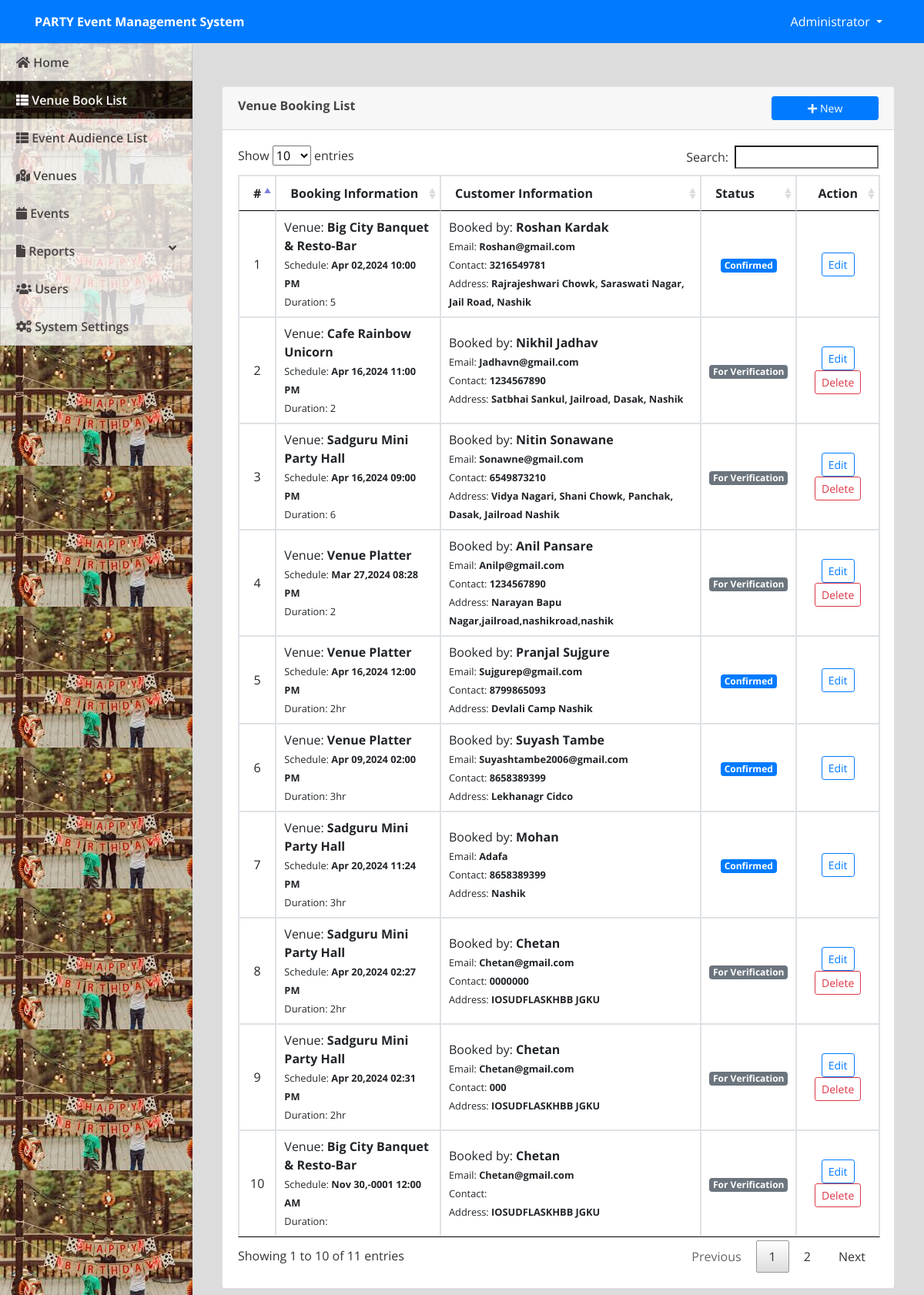
/admin/index.php?page=booking (signed in), run on the app's committed database.
### tables this page shows
CREATE TABLE `venue_booking` (
  `id` int(30) NOT NULL,
  `name` text NOT NULL,
  `address` text NOT NULL,
  `email` varchar(100) NOT NULL,
  `contact` varchar(100) NOT NULL,
  `venue_id` int(30) NOT NULL,
  `duration` varchar(100) NOT NULL,
  `datetime` datetime NOT NULL,
  `status` tinyint(1) NOT NULL DEFAULT '0' COMMENT '0-for verification,1=confirmed,2=canceled'
);

CREATE TABLE `venue` (
  `id` int(30) NOT NULL,
  `venue` text NOT NULL,
  `address` text NOT NULL,
  `description` text NOT NULL,
  `rate` float NOT NULL
);

### admin/booking.php (the view, shortened to what this page needs)
<?php include('db_connect.php');?>
<div class="container-fluid">
	<div class="col-lg-12">
		<div class="row">
			<div class="col-md-12">
				<div class="card">
					<div class="card-header">
						<b>Venue Booking List</b>
						<span class="">
							<button class="btn btn-primary btn-block btn-sm col-sm-2 float-right" type="button" id="new_book">
					<i class="fa fa-plus"></i> New</button>
				</span>
					</div>
					<div class="card-body">
						<table class="table table-bordered table-condensed table-hover">
							<thead>
								<tr>
									<th class="text-center">#</th>
									<th class="">Booking Information</th>
									<th class="">Customer Information</th>
									<th class="">Status</th>
									<th class="text-center">Action</th>
								</tr>
							</thead>
							<tbody>
								<?php
								$i = 1;
								$booking = $conn->query("SELECT b.*,v.venue from venue_booking b inner join venue v on v.id = b.venue_id");
								while($row=$booking->fetch_assoc()):
								?>
								<tr>
									<td class="text-center"><?php echo $i++ ?></td>
									<td class="">
										 <p>Venue: <b><?php echo ucwords($row['venue']) ?></b></p>
										 <p><small>Schedule: <b><?php echo date("M d,Y h:i A",strtotime($row['datetime'])) ?></b></small></p>
										 <p><small>Duration: <?php echo ucwords($row['duration']) ?></small></p>
									</td>
									<td class="">
										 <p>Booked by: <b><?php echo  ucwords($row['name']) ?></b></p>
										 <p><small>Email: <b><?php echo  ucwords($row['email']) ?></b></small></p>
										 <p><small>Contact: <b><?php echo  ucwords($row['contact']) ?></b></small></p>
										 <p><small>Address: <b><?php echo  ucwords($row['address']) ?></b></small></p>
									</td>
									<td class="text-center">
										 <?php if($row['status'] == 0): ?>
										 	<span class="badge badge-secondary">For Verification</span>
										 <?php elseif($row['status'] == 1): ?>
										 	<span class="badge badge-primary">Confirmed</span>
										<?php elseif($row['status'] == 2): ?>
										 	<span class="badge badge-danger">Cancelled</span>
										 <?php endif; ?>
									</td>
									<td class="text-center">
										<button class="btn btn-sm btn-outline-primary edit_book" type="button" data-id="<?php echo $row['id'] ?>" >Edit</button>
										<?php if(in_array($row['status'],array(0,2))): ?>
										<button class="btn btn-sm btn-outline-danger delete_book" type="button" data-id="<?php echo $row['id'] ?>">Delete</button>
										 <?php endif; ?>
									</td>
								</tr>
								<?php endwhile; ?>
							</tbody>
						</table>
					</div>
				</div>
			</div>
		</div>
	</div>
</div>

### admin/index.php (shortened to what this page needs)
<!DOCTYPE html>
<html lang="en">
<head>
<?php
 include('./header.php');
 ?>
</head>
<body>
	<?php include 'topbar.php' ?>
	<?php include 'navbar.php' ?>
  <main id="view-panel" >
      <?php $page = isset($_GET['page']) ? $_GET['page'] :'home'; ?>
  	<?php include $page.'.php' ?>
  </main>
</body>
</html>

### admin/header.php (shortened to what this page needs)
  <link rel="stylesheet" href="assets/font-awesome/css/all.min.css">
<link href="assets/vendor/bootstrap/css/bootstrap.min.css" rel="stylesheet">
<link href="assets/vendor/icofont/icofont.min.css" rel="stylesheet">
<link href="assets/vendor/boxicons/css/boxicons.min.css" rel="stylesheet">
<link href="assets/vendor/venobox/venobox.css" rel="stylesheet">
<link href="assets/vendor/animate.css/animate.min.css" rel="stylesheet">
<link href="assets/vendor/remixicon/remixicon.css" rel="stylesheet">
<link href="assets/vendor/owl.carousel/assets/owl.carousel.min.css" rel="stylesheet">
<link href="assets/vendor/bootstrap-datepicker/css/bootstrap-datepicker.min.css" rel="stylesheet">
<link href="assets/DataTables/datatables.min.css" rel="stylesheet">
<link href="assets/css/jquery.datetimepicker.min.css" rel="stylesheet">
<link href="assets/css/select2.min.css" rel="stylesheet">
<link href="assets/css/style.css" rel="stylesheet">
<link type="text/css" rel="stylesheet" href="assets/css/jquery-te-1.4.0.css">

### admin/topbar.php (shortened to what this page needs)
<nav class="navbar navbar-light fixed-top bg-primary" style="padding:0;min-height: 3.5rem">
  <div class="container-fluid mt-2 mb-2">
  	<div class="col-lg-12">
      <div class="col-md-4 float-left text-white">
        <large><b><?php echo isset($_SESSION['system']['name']) ? $_SESSION['system']['name'] : '' ?></b></large>
      </div>
	  	<div class="float-right">
        <div class=" dropdown mr-4">
            <a href="#" class="text-white dropdown-toggle"  id="account_settings" data-toggle="dropdown" aria-haspopup="true" aria-expanded="false"><?php echo $_SESSION['login_name'] ?> </a>
        </div>
      </div>
  </div>
</nav>

### admin/navbar.php (shortened to what this page needs)
<nav id="sidebar" class='mx-lt-5 bg-dark' >
		<div class="sidebar-list">
				<a href="index.php?page=home" class="nav-item nav-home"><span class='icon-field'><i class="fa fa-home"></i></span> Home</a>
				<a href="index.php?page=booking" class="nav-item nav-booking"><span class='icon-field'><i class="fa fa-th-list"></i></span> Venue Book List</a>
				<a href="index.php?page=audience" class="nav-item nav-audience"><span class='icon-field'><i class="fa fa-th-list"></i></span> Event Audience List</a>
				<a href="index.php?page=venue" class="nav-item nav-venue"><span class='icon-field'><i class="fa fa-map-marked-alt"></i></span> Venues</a>
				<a href="index.php?page=events" class="nav-item nav-events"><span class='icon-field'><i class="fa fa-calendar"></i></span> Events</a>
				<a  class="nav-item nav-reports" data-toggle="collapse" href="#reportCollpase" role="button" aria-expanded="false" aria-controls="reportCollpase"><span class='icon-field'><i class="fa fa-file"></i></span> Reports <i class="fa fa-angle-down float-right"></i></a>
				<?php if($_SESSION['login_type'] == 1): ?>
				<a href="index.php?page=users" class="nav-item nav-users"><span class='icon-field'><i class="fa fa-users"></i></span> Users</a>
				<a href="index.php?page=site_settings" class="nav-item nav-site_settings"><span class='icon-field'><i class="fa fa-cogs"></i></span> System Settings</a>
			<?php endif; ?>
		</div>
</nav>

### admin/assets/css/style.css (style rules this page uses)
body { font-family: "Open Sans", sans-serif; color: #444444; width: 100%; height: calc(100%); }
a { color: #1977cc; }
nav#sidebar { height: calc(100%); position: fixed; z-index: 99; left: 0; width: 250px; background: url(../uploads/art-cover.jpg); background-repeat: no-repeat; background-size: cover; }
a.nav-item { position: relative; display: block; padding: .75rem 1.25rem; margin-bottom: -1px; border: 1px solid rgba(0,0,0,.125); background-color: #ffffffc4; color: #484343; font-weight: 600; }
a.nav-item:hover, .nav-item.active { background-color: #000000ad; color: #fffafa; }
main#view-panel { margin-left: 250px; width:calc(100% - 250px); margin-top: 3.5rem; padding: .5em }

### admin/index.php (style rules this page uses)
body { background: #80808045; }

### admin/booking.php (style rules this page uses)
td { vertical-align: middle !important; }
td p { margin: unset }

### data on the page
venue_booking: venue.venue "Big City Banquet & Resto-Bar", datetime "Apr 02,2024 10:00 PM", duration "5", name "Roshan Kardak", email "Roshan@gmail.com", contact "3216549781", address "Rajrajeshwari Chowk, Saraswati Nagar, Jail Road, Nashik", status "Confirmed"
venue_booking: venue.venue "Cafe Rainbow Unicorn", datetime "Apr 16,2024 11:00 PM", duration "2", name "Nikhil Jadhav", email "Jadhavn@gmail.com", contact "1234567890", address "Satbhai Sankul, Jailroad, Dasak, Nashik", status "For Verification"
venue_booking: venue.venue "Sadguru Mini Party Hall", datetime "Apr 16,2024 09:00 PM", duration "6", name "Nitin Sonawane", email "Sonawne@gmail.com", contact "6549873210", address "Vidya Nagari, Shani Chowk, Panchak, Dasak, Jailroad Nashik", status "For Verification"
venue_booking: venue.venue "Venue Platter", datetime "Mar 27,2024 08:28 PM", duration "2", name "Anil Pansare", email "Anilp@gmail.com", contact "1234567890", address "Narayan Bapu Nagar,jailroad,nashikroad,nashik", status "For Verification"
venue_booking: venue.venue "Venue Platter", datetime "Apr 16,2024 12:00 PM", duration "2hr", name "Pranjal Sujgure", email "Sujgurep@gmail.com", contact "8799865093", address "Devlali Camp Nashik", status "Confirmed"
venue_booking: venue.venue "Venue Platter", datetime "Apr 09,2024 02:00 PM", duration "3hr", name "Suyash Tambe", email "Suyashtambe2006@gmail.com", contact "8658389399", address "Lekhanagr Cidco", status "Confirmed"
venue_booking: venue.venue "Sadguru Mini Party Hall", datetime "Apr 20,2024 11:24 PM", duration "3hr", name "Mohan", email "Adafa", contact "8658389399", address "Nashik", status "Confirmed"
venue_booking: venue.venue "Sadguru Mini Party Hall", datetime "Apr 20,2024 02:27 PM", duration "2hr", name "Chetan", email "Chetan@gmail.com", contact "0000000", address "IOSUDFLASKHBB JGKU", status "For Verification"
venue_booking: venue.venue "Sadguru Mini Party Hall", datetime "Apr 20,2024 02:31 PM", duration "2hr", name "Chetan", email "Chetan@gmail.com", contact "000", address "IOSUDFLASKHBB JGKU", status "For Verification"
venue_booking: venue.venue "Big City Banquet & Resto-Bar", datetime "Nov 30,-0001 12:00 AM", name "Chetan", email "Chetan@gmail.com", address "IOSUDFLASKHBB JGKU", status "For Verification"

### other printed values
$_SESSION['system']['name'] "PARTY Event Management System"
$_SESSION['login_name'] "Administrator"
